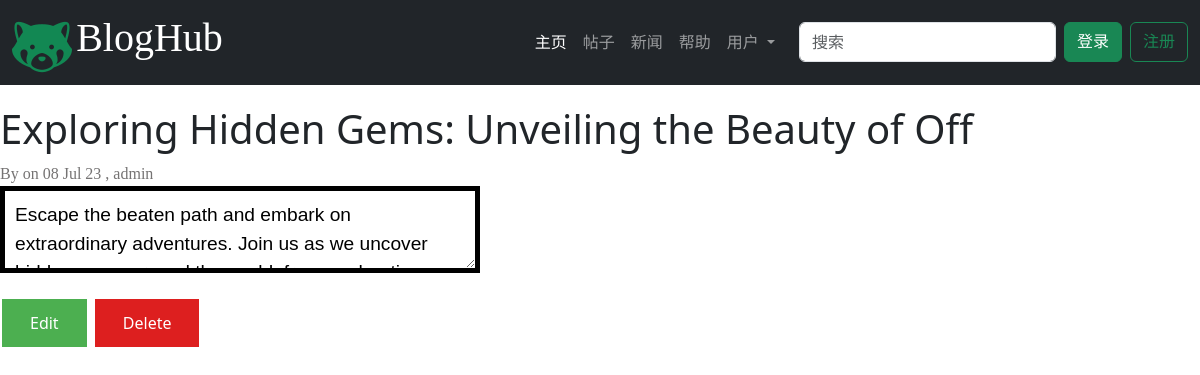
Before: /posts/6/ with the older database file.
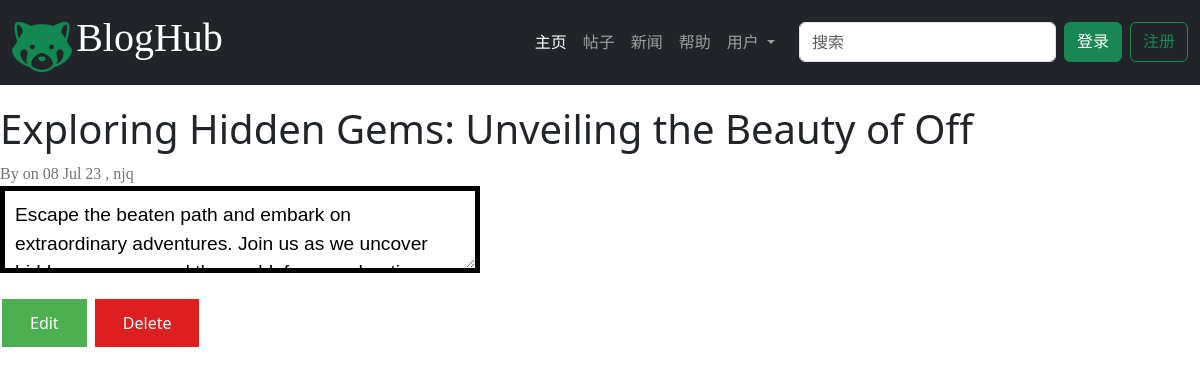
After: the same page with the newer database file.
### blogs/models.py (models this page shows, shortened)
class BlogPost(models.Model):
    title = models.CharField(max_length=50)
    text = models.TextField()
    author = models.ForeignKey(User,on_delete=models.CASCADE)
    date_added = models.DateTimeField(auto_now_add=True)
    audited = models.BooleanField(default=False)

### blogs/views.py (the view)
# urls.py: path(r'posts/<int:post_id>/',views.post,name='post'),
def post(request,post_id):
    post = BlogPost.objects.get(id=post_id)
    context = {'post': post}
    return render(request, 'blogs/post.html', context)

### blogs/templates/blogs/post.html (shortened to what this page needs)
{% extends 'blogs/base.html' %}
{%block main%}
    <h1>{{post.title}}</h1>
    <span class="post--date">By on {{post.date_added|date:"d M y"}} , {{post.author}}</span>
    <p>
        <textarea class="post--text" >{{post.text}}</textarea>
    </p>
            <span>
                    <a class="editBtn" href="{% url 'blogs:edit_post' post.id %}">Edit</a>
            </span>
            <span>
                    <a class="deleteBtn" href="{% url 'blogs:delete_post' post.id %}">Delete</a>
            </span>
{% endblock main %}

Changed rows visible on the page:
changed BlogPost "Exploring Hidden Gems: Unveiling the Beauty of Off": author "admin" → "njq"
